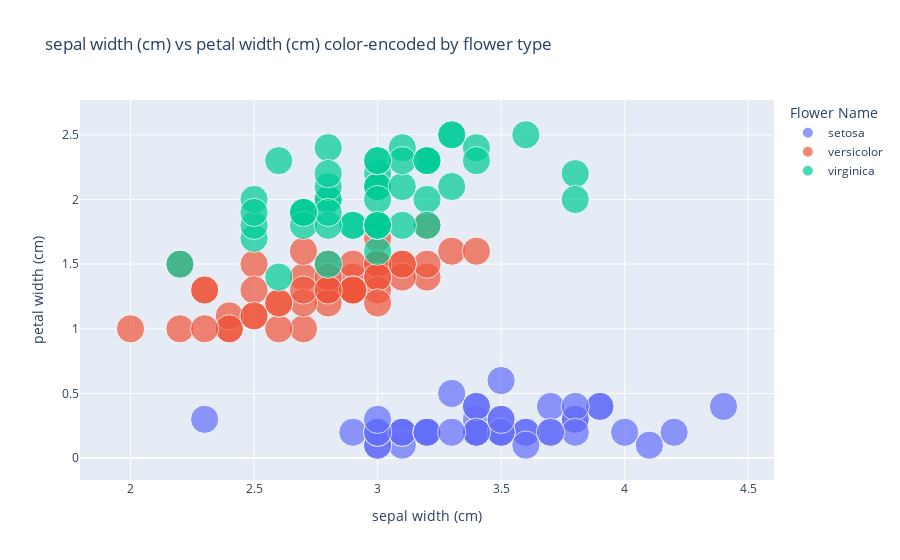

The notebook cell saved with this chart:
### Code cell
#Scatter Plot depicting the relationship between sepal width and petal width features of flower color-encoded by flower name
chart2 = px.scatter(data_frame=iris_df,
           x="sepal width (cm)",
           y="petal width (cm)",
           color="Flower Name",
           size=[1.0]*150,
           title="sepal width (cm) vs petal width (cm) color-encoded by flower type")
chart2

### Figure 1 — Plotly figure (JSON) as saved in the notebook; plotly's stock layout.template omitted (floating-point values rounded to 4 significant figures)
{"data": [{"hovertemplate": "Flower Name=setosa<br>sepal width (cm)=%{x}<br>petal width (cm)=%{y}<br>size=%{marker.size}<extra></extra>", "legendgroup": "setosa", "marker": {"color": "#636efa", "size": [1, 1, 1, 1, 1, 1, 1, 1, 1, 1, 1, 1, 1, 1, 1, 1, 1, 1, 1, 1, 1, 1, 1, 1, 1, 1, 1, 1, 1, 1, 1, 1, 1, 1, 1, 1, 1, 1, 1, 1, 1, 1, 1, 1, 1, 1, 1, 1, 1, 1], "sizemode": "area", "sizeref": 0.0025, "symbol": "circle"}, "mode": "markers", "name": "setosa", "orientation": "v", "showlegend": true, "type": "scatter", "x": [3.5, 3, 3.2, 3.1, 3.6, 3.9, 3.4, 3.4, 2.9, 3.1, 3.7, 3.4, 3, 3, 4, 4.4, 3.9, 3.5, 3.8, 3.8, 3.4, 3.7, 3.6, 3.3, 3.4, 3, 3.4, 3.5, 3.4, 3.2, 3.1, 3.4, 4.1, 4.2, 3.1, 3.2, 3.5, 3.6, 3, 3.4, 3.5, 2.3, 3.2, 3.5, 3.8, 3, 3.8, 3.2, 3.7, 3.3], "xaxis": "x", "y": [0.2, 0.2, 0.2, 0.2, 0.2, 0.4, 0.3, 0.2, 0.2, 0.1, 0.2, 0.2, 0.1, 0.1, 0.2, 0.4, 0.4, 0.3, 0.3, 0.3, 0.2, 0.4, 0.2, 0.5, 0.2, 0.2, 0.4, 0.2, 0.2, 0.2, 0.2, 0.4, 0.1, 0.2, 0.2, 0.2, 0.2, 0.1, 0.2, 0.2, 0.3, 0.3, 0.2, 0.6, 0.4, 0.3, 0.2, 0.2, 0.2, 0.2], "yaxis": "y"}, {"hovertemplate": "Flower Name=versicolor<br>sepal width (cm)=%{x}<br>petal width (cm)=%{y}<br>size=%{marker.size}<extra></extra>", "legendgroup": "versicolor", "marker": {"color": "#EF553B", "size": [1, 1, 1, 1, 1, 1, 1, 1, 1, 1, 1, 1, 1, 1, 1, 1, 1, 1, 1, 1, 1, 1, 1, 1, 1, 1, 1, 1, 1, 1, 1, 1, 1, 1, 1, 1, 1, 1, 1, 1, 1, 1, 1, 1, 1, 1, 1, 1, 1, 1], "sizemode": "area", "sizeref": 0.0025, "symbol": "circle"}, "mode": "markers", "name": "versicolor", "orientation": "v", "showlegend": true, "type": "scatter", "x": [3.2, 3.2, 3.1, 2.3, 2.8, 2.8, 3.3, 2.4, 2.9, 2.7, 2, 3, 2.2, 2.9, 2.9, 3.1, 3, 2.7, 2.2, 2.5, 3.2, 2.8, 2.5, 2.8, 2.9, 3, 2.8, 3, 2.9, 2.6, 2.4, 2.4, 2.7, 2.7, 3, 3.4, 3.1, 2.3, 3, 2.5, 2.6, 3, 2.6, 2.3, 2.7, 3, 2.9, 2.9, 2.5, 2.8], "xaxis": "x", "y": [1.4, 1.5, 1.5, 1.3, 1.5, 1.3, 1.6, 1, 1.3, 1.4, 1, 1.5, 1, 1.4, 1.3, 1.4, 1.5, 1, 1.5, 1.1, 1.8, 1.3, 1.5, 1.2, 1.3, 1.4, 1.4, 1.7, 1.5, 1, 1.1, 1, 1.2, 1.6, 1.5, 1.6, 1.5, 1.3, 1.3, 1.3, 1.2, 1.4, 1.2, 1, 1.3, 1.2, 1.3, 1.3, 1.1, 1.3], "yaxis": "y"}, {"hovertemplate": "Flower Name=virginica<br>sepal width (cm)=%{x}<br>petal width (cm)=%{y}<br>size=%{marker.size}<extra></extra>", "legendgroup": "virginica", "marker": {"color": "#00cc96", "size": [1, 1, 1, 1, 1, 1, 1, 1, 1, 1, 1, 1, 1, 1, 1, 1, 1, 1, 1, 1, 1, 1, 1, 1, 1, 1, 1, 1, 1, 1, 1, 1, 1, 1, 1, 1, 1, 1, 1, 1, 1, 1, 1, 1, 1, 1, 1, 1, 1, 1], "sizemode": "area", "sizeref": 0.0025, "symbol": "circle"}, "mode": "markers", "name": "virginica", "orientation": "v", "showlegend": true, "type": "scatter", "x": [3.3, 2.7, 3, 2.9, 3, 3, 2.5, 2.9, 2.5, 3.6, 3.2, 2.7, 3, 2.5, 2.8, 3.2, 3, 3.8, 2.6, 2.2, 3.2, 2.8, 2.8, 2.7, 3.3, 3.2, 2.8, 3, 2.8, 3, 2.8, 3.8, 2.8, 2.8, 2.6, 3, 3.4, 3.1, 3, 3.1, 3.1, 3.1, 2.7, 3.2, 3.3, 3, 2.5, 3, 3.4, 3], "xaxis": "x", "y": [2.5, 1.9, 2.1, 1.8, 2.2, 2.1, 1.7, 1.8, 1.8, 2.5, 2, 1.9, 2.1, 2, 2.4, 2.3, 1.8, 2.2, 2.3, 1.5, 2.3, 2, 2, 1.8, 2.1, 1.8, 1.8, 1.8, 2.1, 1.6, 1.9, 2, 2.2, 1.5, 1.4, 2.3, 2.4, 1.8, 1.8, 2.1, 2.4, 2.3, 1.9, 2.3, 2.5, 2.3, 1.9, 2, 2.3, 1.8], "yaxis": "y"}], "layout": {"legend": {"itemsizing": "constant", "title": {"text": "Flower Name"}, "tracegroupgap": 0}, "title": {"text": "sepal width (cm) vs petal width (cm) color-encoded by flower type"}, "xaxis": {"anchor": "y", "domain": [0, 1], "title": {"text": "sepal width (cm)"}}, "yaxis": {"anchor": "x", "domain": [0, 1], "title": {"text": "petal width (cm)"}}}}
